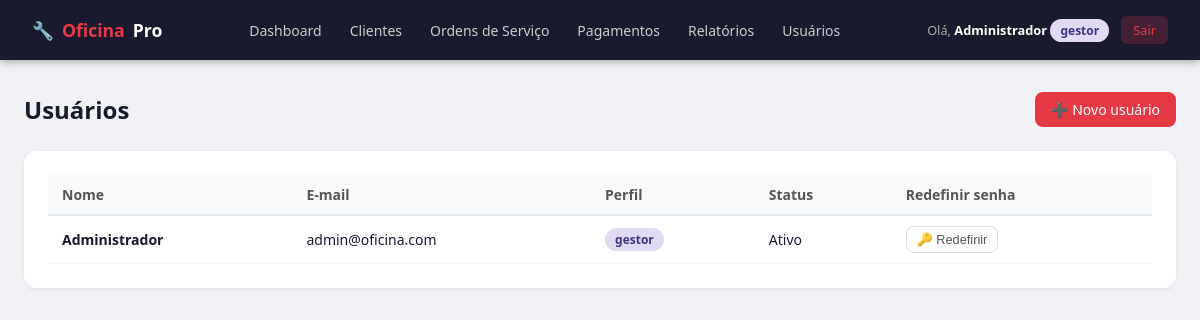
The app's page /usuarios (signed in) with its own data.
### app.py (models this page shows)
class Usuario(db.Model):
    id = db.Column(db.Integer, primary_key=True)
    nome = db.Column(db.String(100), nullable=False)
    email = db.Column(db.String(100), unique=True, nullable=False)
    senha = db.Column(db.String(200), nullable=False)
    perfil = db.Column(db.String(20), nullable=False)
    ativo = db.Column(db.Boolean, default=True)

### app.py (the view)
@app.route('/usuarios')
@login_required
@perfil_required('gestor')
def usuarios():
    lista = Usuario.query.all()
    return render_template('usuarios.html', usuarios=lista)

### app.py (called while the page is built)
def login_required(f):
    from functools import wraps
    @wraps(f)
    def decorated(*args, **kwargs):
        if 'usuario_id' not in session:
            return redirect(url_for('login'))
        return f(*args, **kwargs)
    return decorated

def perfil_required(*perfis):
    from functools import wraps
    def decorator(f):
        @wraps(f)
        def decorated(*args, **kwargs):
            if session.get('perfil') not in perfis:
                flash('Acesso não autorizado.', 'danger')
                return redirect(url_for('dashboard'))
            return f(*args, **kwargs)
        return decorated
    return decorator

### templates/usuarios.html (shortened to what this page needs)
{% extends 'base.html' %}
{% block content %}
<div class="page-header">
  <h1 class="page-title">Usuários</h1>
  <a href="{{ url_for('novo_usuario') }}" class="btn btn-primary">➕ Novo usuário</a>
</div>
<div class="card">
  <div class="table-wrap">
    <table>
      <thead><tr><th>Nome</th><th>E-mail</th><th>Perfil</th><th>Status</th><th>Redefinir senha</th></tr></thead>
      <tbody>
        {% for u in usuarios %}
        <tr>
          <td><strong>{{ u.nome }}</strong></td>
          <td>{{ u.email }}</td>
          <td><span class="badge badge-{{ u.perfil }}">{{ u.perfil }}</span></td>
          <td>{{ 'Ativo' if u.ativo else 'Inativo' }}</td>
          <td>
            <button onclick="document.getElementById('modal-senha-{{ u.id }}').classList.add('active')" class="btn btn-outline btn-sm">🔑 Redefinir</button>
          </td>
        </tr>
        {% endfor %}
      </tbody>
    </table>
  </div>
</div>
{% endblock %}

### templates/base.html (shortened to what this page needs)
<!DOCTYPE html>
<html lang="pt-BR">
<head>
</head>
<body>
{% if session.usuario_id %}
<nav class="navbar">
  <a class="navbar-brand" href="{{ url_for('dashboard') }}">🔧 <span>Oficina</span> Pro</a>
  <div class="navbar-nav">
    <a href="{{ url_for('dashboard') }}">Dashboard</a>
    <a href="{{ url_for('clientes') }}">Clientes</a>
    <a href="{{ url_for('ordens') }}">Ordens de Serviço</a>
    <a href="{{ url_for('pagamentos_pendentes') }}">Pagamentos</a>
    {% if session.perfil == 'gestor' %}
    <a href="{{ url_for('relatorios') }}">Relatórios</a>
    <a href="{{ url_for('usuarios') }}">Usuários</a>
    {% endif %}
  </div>
  <div class="navbar-user">
    <span>Olá, <strong>{{ session.nome }}</strong>
    <span class="badge badge-{{ session.perfil }}">{{ session.perfil }}</span></span>
    <a href="{{ url_for('logout') }}" class="btn-logout">Sair</a>
  </div>
</nav>
{% endif %}
<div class="container">
  {% block content %}{% endblock %}
</div>
</body>
</html>

### templates/base.html (style rules this page uses)
* { box-sizing: border-box; margin: 0; padding: 0; }
body { font-family: 'Segoe UI', sans-serif; background: #f0f2f5; color: #1a1a2e; min-height: 100vh; }
.navbar { background: #1a1a2e; color: #fff; display: flex; align-items: center; justify-content: space-between; padding: 0 2rem; height: 60px; position: sticky; top: 0; z-index: 100; box-shadow: 0 2px 8px rgba(0,0,0,.3); }
.navbar-brand { font-size: 1.1rem; font-weight: 700; color: #fff; text-decoration: none; display: flex; align-items: center; gap: 8px; }
.navbar-brand span { color: #e63946; }
.navbar-nav { display: flex; gap: 4px; }
.navbar-nav a { color: #ccc; text-decoration: none; padding: 6px 12px; border-radius: 6px; font-size: .875rem; transition: background .2s; }
.navbar-user { font-size: .8rem; color: #aaa; display: flex; align-items: center; gap: 12px; }
.navbar-user strong { color: #fff; }
.btn-logout { background: rgba(230,57,70,.2); color: #e63946; border: none; padding: 5px 12px; border-radius: 6px; cursor: pointer; font-size: .8rem; text-decoration: none; }
.container { max-width: 1200px; margin: 0 auto; padding: 2rem 1.5rem; }
.page-header { display: flex; align-items: center; justify-content: space-between; margin-bottom: 1.5rem; }
.page-title { font-size: 1.5rem; font-weight: 700; color: #1a1a2e; }
.card { background: #fff; border-radius: 12px; box-shadow: 0 1px 4px rgba(0,0,0,.08); padding: 1.5rem; margin-bottom: 1rem; }
.table-wrap { overflow-x: auto; }
table { width: 100%; border-collapse: collapse; font-size: .875rem; }
th { background: #f8f9fa; text-align: left; padding: 10px 14px; font-weight: 600; color: #555; border-bottom: 2px solid #e9ecef; }
td { padding: 10px 14px; border-bottom: 1px solid #f0f2f5; vertical-align: middle; }
.btn { display: inline-flex; align-items: center; gap: 6px; padding: 8px 16px; border-radius: 8px; border: none; cursor: pointer; font-size: .875rem; font-weight: 500; text-decoration: none; transition: all .2s; }
.btn-primary { background: #e63946; color: #fff; }
.btn-outline { background: transparent; border: 1.5px solid #ddd; color: #555; }
.btn-sm { padding: 5px 10px; font-size: .8rem; }
.badge { display: inline-block; padding: 3px 10px; border-radius: 99px; font-size: .75rem; font-weight: 600; }
.badge-gestor { background: #e2d9f3; color: #3c3489; }

### records on screen
Usuario: nome "Administrador", perfil "gestor", email "admin@oficina.com", ativo "Ativo"
